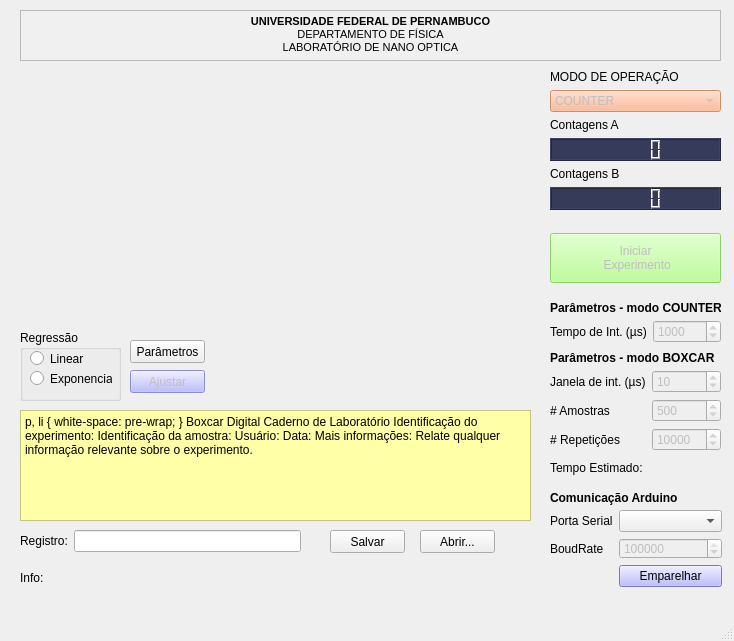
<?xml version="1.0" encoding="UTF-8"?>
<ui version="4.0">
 <class>MainWindow</class>
 <widget class="QMainWindow" name="MainWindow">
  <property name="geometry">
   <rect>
    <x>0</x>
    <y>0</y>
    <width>734</width>
    <height>641</height>
   </rect>
  </property>
  <property name="windowTitle">
   <string>MainWindow</string>
  </property>
  <widget class="QWidget" name="centralwidget">
   <widget class="QWidget" name="formLayoutWidget">
    <property name="geometry">
     <rect>
      <x>20</x>
      <y>530</y>
      <width>281</width>
      <height>31</height>
     </rect>
    </property>
    <layout class="QFormLayout" name="formLayout">
     <item row="0" column="0">
      <widget class="QLabel" name="registroLabel">
       <property name="text">
        <string>Registro:</string>
       </property>
      </widget>
     </item>
     <item row="0" column="1">
      <widget class="QLineEdit" name="lineEdit_registro"/>
     </item>
    </layout>
   </widget>
   <widget class="QWidget" name="verticalLayoutWidget">
    <property name="geometry">
     <rect>
      <x>550</x>
      <y>70</y>
      <width>171</width>
      <height>230</height>
     </rect>
    </property>
    <layout class="QVBoxLayout" name="verticalLayout">
     <item>
      <widget class="QLabel" name="label_3">
       <property name="text">
        <string>MODO DE OPERAÇÃO</string>
       </property>
      </widget>
     </item>
     <item>
      <widget class="QComboBox" name="comboBox_modoOperacao">
       <property name="enabled">
        <bool>false</bool>
       </property>
       <property name="styleSheet">
        <string notr="true">background-color: rgb(255, 170, 127);</string>
       </property>
       <item>
        <property name="text">
         <string>COUNTER</string>
        </property>
       </item>
       <item>
        <property name="text">
         <string>BOXCAR</string>
        </property>
       </item>
      </widget>
     </item>
     <item>
      <widget class="QLabel" name="label">
       <property name="text">
        <string>Contagens A</string>
       </property>
      </widget>
     </item>
     <item>
      <widget class="QLCDNumber" name="lcdNumber_contA">
       <property name="enabled">
        <bool>true</bool>
       </property>
       <property name="styleSheet">
        <string notr="true">background-color: rgb(55, 59, 90);</string>
       </property>
      </widget>
     </item>
     <item>
      <widget class="QLabel" name="label_2">
       <property name="text">
        <string>Contagens B</string>
       </property>
      </widget>
     </item>
     <item>
      <widget class="QLCDNumber" name="lcdNumber_contB">
       <property name="styleSheet">
        <string notr="true">background-color: rgb(55, 59, 90);</string>
       </property>
      </widget>
     </item>
     <item>
      <spacer name="verticalSpacer">
       <property name="orientation">
        <enum>Qt::Vertical</enum>
       </property>
       <property name="sizeHint" stdset="0">
        <size>
         <width>20</width>
         <height>40</height>
        </size>
       </property>
      </spacer>
     </item>
     <item>
      <widget class="QPushButton" name="pushButton_comandar">
       <property name="enabled">
        <bool>false</bool>
       </property>
       <property name="minimumSize">
        <size>
         <width>100</width>
         <height>50</height>
        </size>
       </property>
       <property name="styleSheet">
        <string notr="true">background-color: rgb(170, 255, 127);</string>
       </property>
       <property name="text">
        <string>Iniciar 
 Experimento</string>
       </property>
       <property name="icon">
        <iconset>
         <normaloff>icons/play.png</normaloff>
         <normalon>icons/stop.png</normalon>icons/play.png</iconset>
       </property>
       <property name="checkable">
        <bool>true</bool>
       </property>
      </widget>
     </item>
     <item>
      <spacer name="verticalSpacer_2">
       <property name="orientation">
        <enum>Qt::Vertical</enum>
       </property>
       <property name="sizeHint" stdset="0">
        <size>
         <width>20</width>
         <height>40</height>
        </size>
       </property>
      </spacer>
     </item>
    </layout>
   </widget>
   <widget class="QWidget" name="widget_plot" native="true">
    <property name="geometry">
     <rect>
      <x>20</x>
      <y>70</y>
      <width>511</width>
      <height>261</height>
     </rect>
    </property>
   </widget>
   <widget class="QTextEdit" name="textEdit">
    <property name="geometry">
     <rect>
      <x>20</x>
      <y>410</y>
      <width>511</width>
      <height>111</height>
     </rect>
    </property>
    <property name="styleSheet">
     <string notr="true">background-color: rgb(254, 255, 167);</string>
    </property>
    <property name="html">
     <string>&lt;!DOCTYPE HTML PUBLIC &quot;-//W3C//DTD HTML 4.0//EN&quot; &quot;http://www.w3.org/TR/REC-html40/strict.dtd&quot;&gt;
&lt;html&gt;&lt;head&gt;&lt;meta name=&quot;qrichtext&quot; content=&quot;1&quot; /&gt;&lt;style type=&quot;text/css&quot;&gt;
p, li { white-space: pre-wrap; }
&lt;/style&gt;&lt;/head&gt;&lt;body style=&quot; font-family:'MS Shell Dlg 2'; font-size:8.25pt; font-weight:400; font-style:normal;&quot;&gt;
&lt;p align=&quot;center&quot; style=&quot; margin-top:0px; margin-bottom:0px; margin-left:0px; margin-right:0px; -qt-block-indent:0; text-indent:0px;&quot;&gt;&lt;span style=&quot; font-size:8pt;&quot;&gt;Boxcar Digital&lt;/span&gt;&lt;/p&gt;
&lt;p align=&quot;center&quot; style=&quot; margin-top:0px; margin-bottom:0px; margin-left:0px; margin-right:0px; -qt-block-indent:0; text-indent:0px;&quot;&gt;&lt;span style=&quot; font-size:8pt;&quot;&gt;Caderno de Laboratório&lt;/span&gt;&lt;/p&gt;
&lt;p style=&quot; margin-top:0px; margin-bottom:0px; margin-left:0px; margin-right:0px; -qt-block-indent:0; text-indent:0px;&quot;&gt;&lt;span style=&quot; font-size:8pt; font-weight:600;&quot;&gt;Identificação do experimento:&lt;/span&gt;&lt;span style=&quot; font-size:8pt;&quot;&gt; &lt;/span&gt;&lt;/p&gt;
&lt;p style=&quot; margin-top:0px; margin-bottom:0px; margin-left:0px; margin-right:0px; -qt-block-indent:0; text-indent:0px;&quot;&gt;&lt;span style=&quot; font-weight:600;&quot;&gt;Identificação da amostra:&lt;/span&gt; &lt;/p&gt;
&lt;p style=&quot; margin-top:0px; margin-bottom:0px; margin-left:0px; margin-right:0px; -qt-block-indent:0; text-indent:0px;&quot;&gt;&lt;span style=&quot; font-weight:600;&quot;&gt;Usuário:&lt;/span&gt; &lt;/p&gt;
&lt;p style=&quot; margin-top:0px; margin-bottom:0px; margin-left:0px; margin-right:0px; -qt-block-indent:0; text-indent:0px;&quot;&gt;&lt;span style=&quot; font-weight:600;&quot;&gt;Data:&lt;/span&gt; &lt;/p&gt;
&lt;p style=&quot; margin-top:0px; margin-bottom:0px; margin-left:0px; margin-right:0px; -qt-block-indent:0; text-indent:0px;&quot;&gt;&lt;span style=&quot; font-size:8pt; font-weight:600;&quot;&gt;Mais informações:&lt;/span&gt;&lt;span style=&quot; font-size:8pt;&quot;&gt; Relate qualquer informação relevante sobre o experimento.&lt;/span&gt;&lt;/p&gt;
&lt;p style=&quot;-qt-paragraph-type:empty; margin-top:0px; margin-bottom:0px; margin-left:0px; margin-right:0px; -qt-block-indent:0; text-indent:0px;&quot;&gt;&lt;br /&gt;&lt;/p&gt;&lt;/body&gt;&lt;/html&gt;</string>
    </property>
   </widget>
   <widget class="QWidget" name="formLayoutWidget_2">
    <property name="geometry">
     <rect>
      <x>550</x>
      <y>320</y>
      <width>171</width>
      <height>31</height>
     </rect>
    </property>
    <layout class="QFormLayout" name="formLayout_2">
     <item row="0" column="0">
      <widget class="QLabel" name="tempoDeIntegracaoLabel">
       <property name="text">
        <string>Tempo de Int. (µs)</string>
       </property>
      </widget>
     </item>
     <item row="0" column="1">
      <widget class="QSpinBox" name="spinBox_tempoInt">
       <property name="enabled">
        <bool>false</bool>
       </property>
       <property name="minimum">
        <number>1</number>
       </property>
       <property name="maximum">
        <number>1000000</number>
       </property>
       <property name="value">
        <number>1000</number>
       </property>
      </widget>
     </item>
    </layout>
   </widget>
   <widget class="QLabel" name="label_4">
    <property name="geometry">
     <rect>
      <x>550</x>
      <y>300</y>
      <width>171</width>
      <height>16</height>
     </rect>
    </property>
    <property name="text">
     <string>&lt;html&gt;&lt;head/&gt;&lt;body&gt;&lt;p&gt;&lt;span style=&quot; font-weight:600;&quot;&gt;Parâmetros - modo COUNTER&lt;/span&gt;&lt;/p&gt;&lt;/body&gt;&lt;/html&gt;</string>
    </property>
   </widget>
   <widget class="QLabel" name="label_5">
    <property name="geometry">
     <rect>
      <x>550</x>
      <y>350</y>
      <width>181</width>
      <height>16</height>
     </rect>
    </property>
    <property name="text">
     <string>&lt;html&gt;&lt;head/&gt;&lt;body&gt;&lt;p&gt;&lt;span style=&quot; font-weight:600;&quot;&gt;Parâmetros - modo BOXCAR&lt;/span&gt;&lt;/p&gt;&lt;/body&gt;&lt;/html&gt;</string>
    </property>
   </widget>
   <widget class="QWidget" name="formLayoutWidget_3">
    <property name="geometry">
     <rect>
      <x>550</x>
      <y>370</y>
      <width>171</width>
      <height>81</height>
     </rect>
    </property>
    <layout class="QFormLayout" name="formLayout_3">
     <item row="0" column="0">
      <widget class="QLabel" name="janelaDeIntLabel">
       <property name="text">
        <string>Janela de int. (µs)</string>
       </property>
      </widget>
     </item>
     <item row="0" column="1">
      <widget class="QSpinBox" name="spinBox_janelaInt">
       <property name="enabled">
        <bool>false</bool>
       </property>
       <property name="minimum">
        <number>1</number>
       </property>
       <property name="maximum">
        <number>1000000</number>
       </property>
       <property name="value">
        <number>10</number>
       </property>
      </widget>
     </item>
     <item row="1" column="0">
      <widget class="QLabel" name="amostrasLabel">
       <property name="text">
        <string># Amostras</string>
       </property>
      </widget>
     </item>
     <item row="1" column="1">
      <widget class="QSpinBox" name="spinBox_nAmostras">
       <property name="enabled">
        <bool>false</bool>
       </property>
       <property name="minimum">
        <number>1</number>
       </property>
       <property name="maximum">
        <number>10000</number>
       </property>
       <property name="value">
        <number>500</number>
       </property>
      </widget>
     </item>
     <item row="2" column="0">
      <widget class="QLabel" name="repetiEsLabel">
       <property name="text">
        <string># Repetições</string>
       </property>
      </widget>
     </item>
     <item row="2" column="1">
      <widget class="QSpinBox" name="spinBox_nRepet">
       <property name="enabled">
        <bool>false</bool>
       </property>
       <property name="minimum">
        <number>1</number>
       </property>
       <property name="maximum">
        <number>100000</number>
       </property>
       <property name="value">
        <number>10000</number>
       </property>
      </widget>
     </item>
    </layout>
   </widget>
   <widget class="QTextBrowser" name="textBrowser">
    <property name="geometry">
     <rect>
      <x>20</x>
      <y>10</y>
      <width>701</width>
      <height>51</height>
     </rect>
    </property>
    <property name="styleSheet">
     <string notr="true">background-color: rgb(240, 240, 240);</string>
    </property>
    <property name="html">
     <string>&lt;!DOCTYPE HTML PUBLIC &quot;-//W3C//DTD HTML 4.0//EN&quot; &quot;http://www.w3.org/TR/REC-html40/strict.dtd&quot;&gt;
&lt;html&gt;&lt;head&gt;&lt;meta name=&quot;qrichtext&quot; content=&quot;1&quot; /&gt;&lt;style type=&quot;text/css&quot;&gt;
p, li { white-space: pre-wrap; }
&lt;/style&gt;&lt;/head&gt;&lt;body style=&quot; font-family:'MS Shell Dlg 2'; font-size:8.25pt; font-weight:400; font-style:normal;&quot;&gt;
&lt;p align=&quot;center&quot; style=&quot; margin-top:0px; margin-bottom:0px; margin-left:0px; margin-right:0px; -qt-block-indent:0; text-indent:0px;&quot;&gt;&lt;span style=&quot; font-weight:600;&quot;&gt;UNIVERSIDADE FEDERAL DE PERNAMBUCO&lt;/span&gt;&lt;/p&gt;
&lt;p align=&quot;center&quot; style=&quot; margin-top:0px; margin-bottom:0px; margin-left:0px; margin-right:0px; -qt-block-indent:0; text-indent:0px;&quot;&gt;DEPARTAMENTO DE FÍSICA&lt;/p&gt;
&lt;p align=&quot;center&quot; style=&quot; margin-top:0px; margin-bottom:0px; margin-left:0px; margin-right:0px; -qt-block-indent:0; text-indent:0px;&quot;&gt;LABORATÓRIO DE NANO OPTICA&lt;/p&gt;&lt;/body&gt;&lt;/html&gt;</string>
    </property>
   </widget>
   <widget class="QPushButton" name="pushButton_salvar">
    <property name="geometry">
     <rect>
      <x>330</x>
      <y>530</y>
      <width>75</width>
      <height>23</height>
     </rect>
    </property>
    <property name="text">
     <string>Salvar</string>
    </property>
   </widget>
   <widget class="QWidget" name="formLayoutWidget_4">
    <property name="geometry">
     <rect>
      <x>550</x>
      <y>510</y>
      <width>172</width>
      <height>77</height>
     </rect>
    </property>
    <layout class="QFormLayout" name="formLayout_4">
     <item row="0" column="0">
      <widget class="QLabel" name="tipoDeRegressaoLabel">
       <property name="text">
        <string>Porta Serial</string>
       </property>
      </widget>
     </item>
     <item row="0" column="1">
      <widget class="QComboBox" name="comboBox_portaSerial"/>
     </item>
     <item row="1" column="0">
      <widget class="QLabel" name="boudRateLabel">
       <property name="text">
        <string>BoudRate</string>
       </property>
      </widget>
     </item>
     <item row="1" column="1">
      <widget class="QSpinBox" name="spinBox_boudRate">
       <property name="enabled">
        <bool>false</bool>
       </property>
       <property name="minimum">
        <number>300</number>
       </property>
       <property name="maximum">
        <number>2000000</number>
       </property>
       <property name="value">
        <number>115200</number>
       </property>
      </widget>
     </item>
     <item row="2" column="1">
      <widget class="QPushButton" name="pushButton_emparelhar">
       <property name="enabled">
        <bool>true</bool>
       </property>
       <property name="styleSheet">
        <string notr="true">background-color: rgb(170, 170, 255);</string>
       </property>
       <property name="text">
        <string>Emparelhar</string>
       </property>
       <property name="checkable">
        <bool>true</bool>
       </property>
       <property name="checked">
        <bool>false</bool>
       </property>
      </widget>
     </item>
    </layout>
   </widget>
   <widget class="QLabel" name="label_6">
    <property name="geometry">
     <rect>
      <x>550</x>
      <y>490</y>
      <width>151</width>
      <height>16</height>
     </rect>
    </property>
    <property name="text">
     <string>&lt;html&gt;&lt;head/&gt;&lt;body&gt;&lt;p&gt;&lt;span style=&quot; font-weight:600;&quot;&gt;Comunicação Arduino&lt;/span&gt;&lt;/p&gt;&lt;/body&gt;&lt;/html&gt;</string>
    </property>
   </widget>
   <widget class="QPushButton" name="pushButton_abrir">
    <property name="geometry">
     <rect>
      <x>420</x>
      <y>530</y>
      <width>75</width>
      <height>23</height>
     </rect>
    </property>
    <property name="text">
     <string>Abrir...</string>
    </property>
   </widget>
   <widget class="QGroupBox" name="groupBox">
    <property name="geometry">
     <rect>
      <x>20</x>
      <y>330</y>
      <width>101</width>
      <height>71</height>
     </rect>
    </property>
    <property name="title">
     <string>Regressão</string>
    </property>
    <widget class="QRadioButton" name="radioButton_regrLinear">
     <property name="geometry">
      <rect>
       <x>10</x>
       <y>20</y>
       <width>82</width>
       <height>17</height>
      </rect>
     </property>
     <property name="text">
      <string>Linear</string>
     </property>
    </widget>
    <widget class="QRadioButton" name="radioButton_regrExp">
     <property name="geometry">
      <rect>
       <x>10</x>
       <y>40</y>
       <width>82</width>
       <height>17</height>
      </rect>
     </property>
     <property name="text">
      <string>Exponencial</string>
     </property>
    </widget>
   </widget>
   <widget class="QPushButton" name="pushButton_regrParams">
    <property name="geometry">
     <rect>
      <x>130</x>
      <y>340</y>
      <width>75</width>
      <height>23</height>
     </rect>
    </property>
    <property name="text">
     <string>Parâmetros</string>
    </property>
   </widget>
   <widget class="QPushButton" name="pushButton_regrAjustar">
    <property name="enabled">
     <bool>false</bool>
    </property>
    <property name="geometry">
     <rect>
      <x>130</x>
      <y>370</y>
      <width>75</width>
      <height>23</height>
     </rect>
    </property>
    <property name="styleSheet">
     <string notr="true">background-color: rgb(170, 170, 255);</string>
    </property>
    <property name="text">
     <string>Ajustar</string>
    </property>
   </widget>
   <widget class="QLabel" name="label_relat">
    <property name="geometry">
     <rect>
      <x>20</x>
      <y>570</y>
      <width>501</width>
      <height>16</height>
     </rect>
    </property>
    <property name="text">
     <string>Info:</string>
    </property>
   </widget>
   <widget class="QLabel" name="label_time">
    <property name="geometry">
     <rect>
      <x>550</x>
      <y>460</y>
      <width>171</width>
      <height>16</height>
     </rect>
    </property>
    <property name="text">
     <string>Tempo Estimado:</string>
    </property>
   </widget>
  </widget>
  <widget class="QStatusBar" name="statusbar"/>
  <action name="actionNovo">
   <property name="text">
    <string>Novo</string>
   </property>
  </action>
  <action name="actionAbrir">
   <property name="text">
    <string>Abrir</string>
   </property>
  </action>
  <action name="actionSair">
   <property name="text">
    <string>Sair</string>
   </property>
  </action>
 </widget>
 <resources/>
 <connections/>
</ui>
